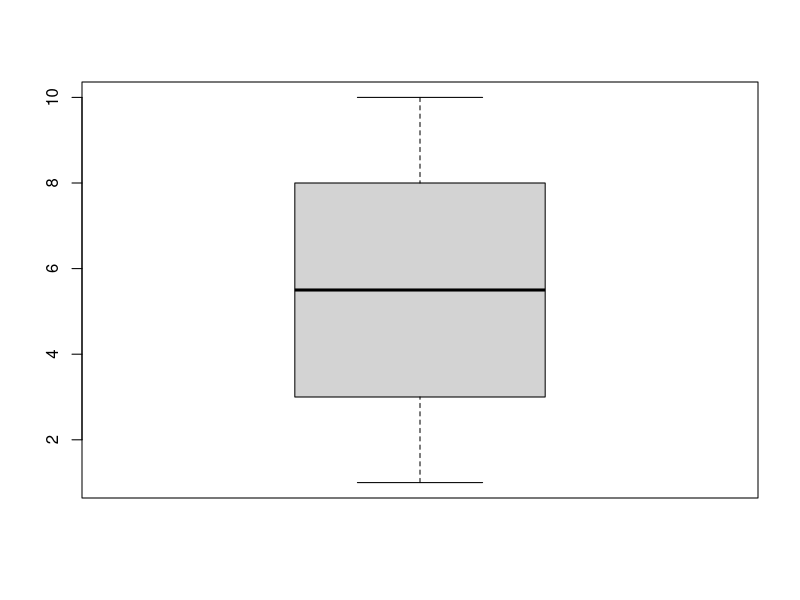
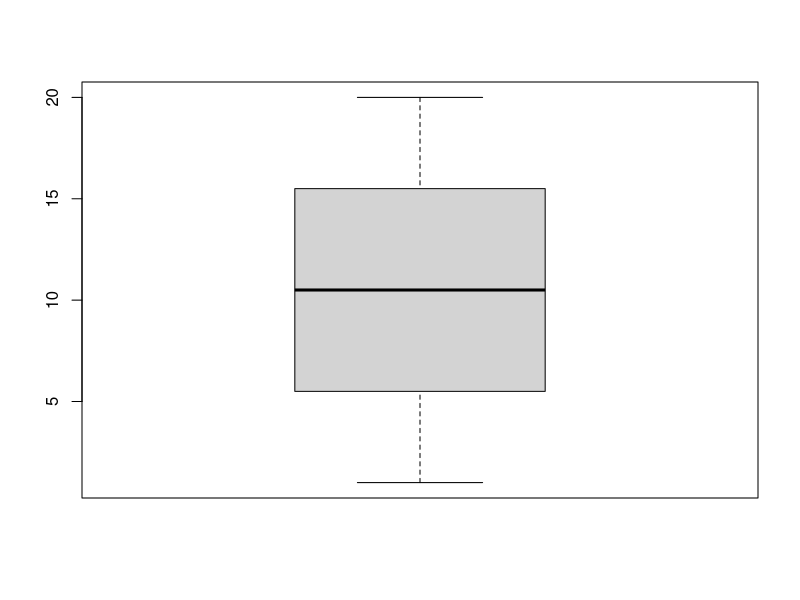
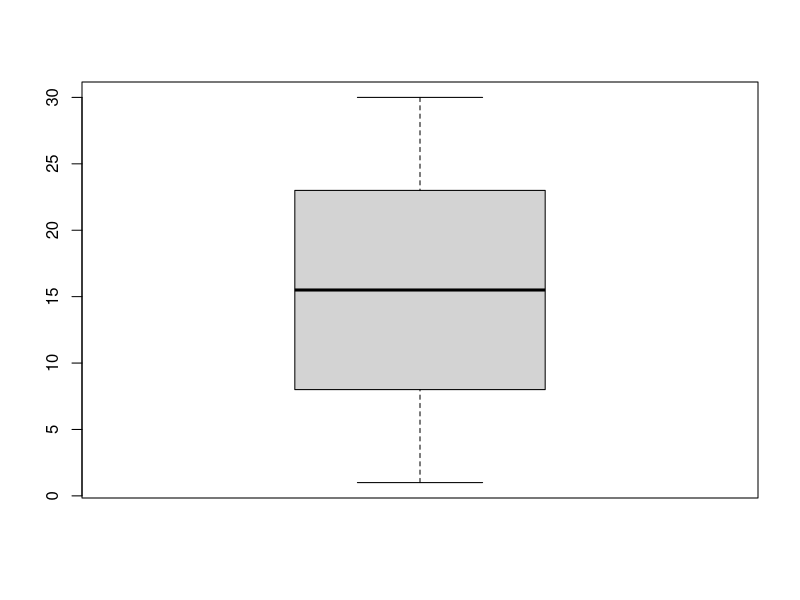
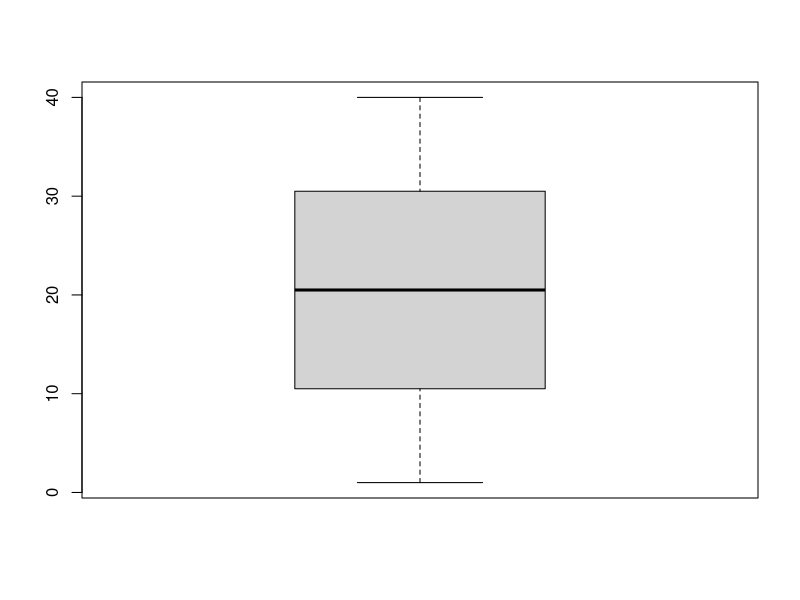

These charts were generated, in order, by the following R code:
## ---- chunk 1
boxplot(1:10)
boxplot(1:20)
boxplot(1:30)
boxplot(1:40)
